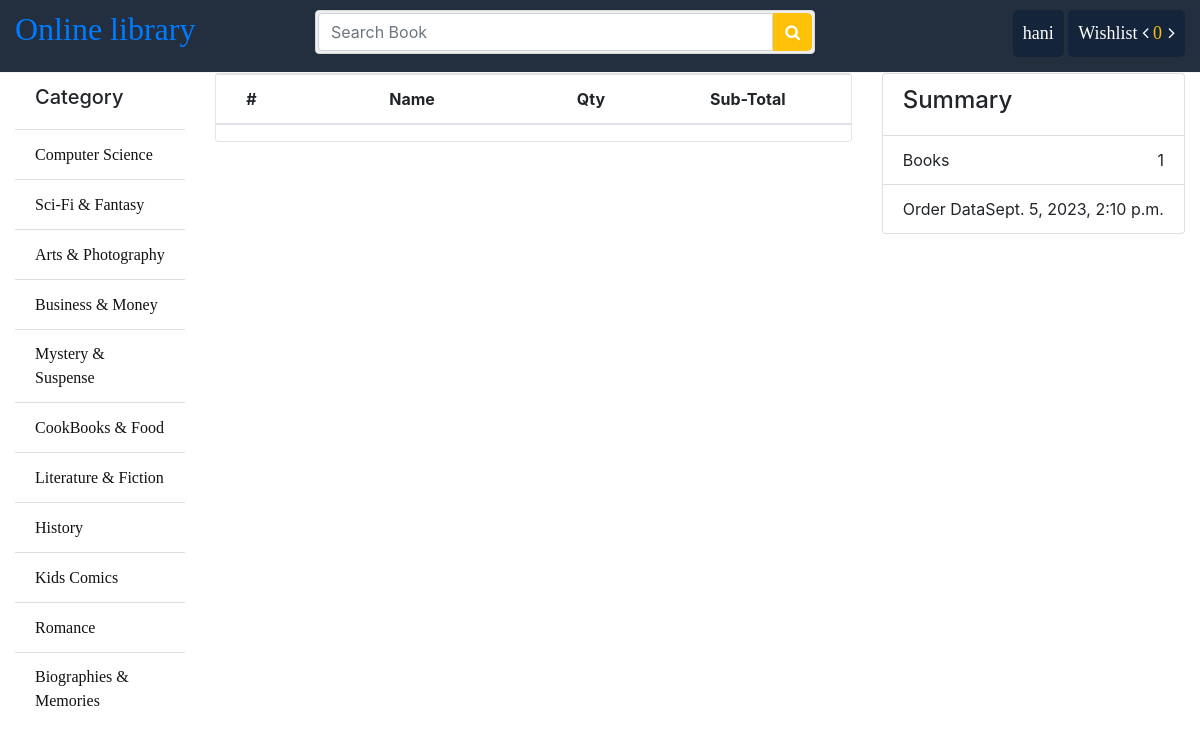
Page /order/10 (signed in) on the committed database.
### store/models.py (models this page shows, shortened)
class Category(models.Model):
	name = models.CharField(max_length = 100)
	slug = models.SlugField(max_length = 150, unique=True ,db_index=True)
	icon = models.FileField(upload_to = "category/")
	create_at = models.DateTimeField(auto_now_add = True)
	updated_at = models.DateTimeField(auto_now_add = True)

### order/models.py (models this page shows, shortened)
class Order(models.Model):
	customer = models.ForeignKey(User, on_delete = models.CASCADE)
	name = models.CharField(max_length=30)
	email = models.EmailField()
	phone = models.CharField(max_length=16)
	address = models.CharField(max_length=150)
	division = models.CharField(max_length=20)
	district = models.CharField(max_length=30)
	zip_code = models.CharField(max_length=30)
	totalbook = models.IntegerField()
	created = models.DateTimeField(auto_now_add=True)
	updated = models.DateTimeField(auto_now=True)
	class Meta:
		ordering = ('-created', )

### order/views.py (the view)
# urls.py: path('<int:id>', views.order_details, name="order_details"),
def order_details(request, id):
	order_summary = get_object_or_404(Order, id=id)
	if order_summary.customer_id != request.user.id:
		return redirect('store:index')
	orderedItem = OrderItem.objects.filter(order_id=id)
	context = {
		"o_summary": order_summary,
		"o_item": orderedItem
	}
	return render(request, 'order/details.html', context)

### cart/cart.py (called while the page is built)
    def __len__(self):
        return sum(item['quantity'] for item in self.cart.values())

### store/context_processors.py (called while the page is built)
def sidebar(request):
	categories = Category.objects.all()
	context = {
		"cat":categories
	}
	return context

def cart(request):
	cart = Cart(request)
	context = {
		"cart": cart
	}
	return context

### order/templates/order/details.html (shortened to what this page needs)
{% extends 'store/base.html' %}
{% load static %}
{% load customfunction %}
{% block container %}
			<div class="row">
				<div class="col-sm-8">
					<div class="cart_info">
					    <table class="table table-hover">
					        <thead class="text-center">
					            <tr>
					                <th scope="col">#</th>
					                <th scope="col" style="width: 250px">Name</th>
					                <th scope="col" >Qty</th>
					                <th scope="col"> Sub-Total</th>
					            </tr>
					        </thead>
					    </table>
					</div>
				</div>
				<div class="col-sm-4">
					<ul class="list-group">
						<li class="list-group-item d-flex justify-content-between align-items-center"><h4>Summary</h4></li>
						<li class="list-group-item d-flex justify-content-between align-items-center">Books<span>{{ o_summary.totalbook }}</span></li>
						<li class="list-group-item d-flex justify-content-between align-items-center">Order Data<span>{{ o_summary.created }}</span></li>
					</ul>
				</div>
			</div>
		{% endblock %}

### store/templates/store/bin/header.html (shortened to what this page needs)
{% load static %}
<div class="header-top">
	<div class="container-fluid">
		<div class="row">
			<div class="col-sm-3">
				<div class="pull-left">
					<a href="{% url 'store:index' %}"><h2>Online library</h2> </a>
				</div>
			</div>
			<div class="col-sm-5">
				<form action="{% url 'search:search' %}" method="GET">
					<div class="input-group search_box">
						<input type="text" class="form-control" placeholder="Search Book" name="q" value="{{search}}">
						<button class="btn btn-primary" type="submit"><i class="fa fa-search"></i></button>
					</div>
				</form>
			</div>
			<div class="col-sm-4">
				<div class="pull-right">
					<ul class="navbar-nav">
						{% if request.user.is_authenticated %}
					    <li class="dropdown profile"><a href="#">{{ request.user.username }}</a>
					    </li>
					    <li class="cart">
					    	<a href="{% url 'cart:cart_details' %}">Wishlist <i class="fa fa-angle-left"></i>
					    		<span class="totalcart" id="gettotalcart"> {{ cart|length }} </span>
					    		<i class="fa fa-angle-right"></i>
					    	</a>
					    </li>
					    {% endif %}
					</ul>
				</div>
			</div>
		</div>
	</div>
</div>

### store/templates/store/bin/sidebar.html
			<ul class="list-group list-group-flush">
				<li class="list-group-item"><h5>Category</h5></li>
				{% for p in cat %}
				<li class="list-group-item"><a href="{% url 'store:category' id=p.id %}">{{p.name}}</a></li>
				{% endfor %}
			</ul>

### store/static/css/style.css (style rules this page uses)
.header-top { border-bottom: 1px solid #f5f5f5; padding-top: 10px; padding-bottom: 15px; background: none repeat scroll 0 0 #232f3e; }
.search_box { padding: 2px; background-color: #efefef; border: 1px solid #d9d9d9; border-radius: 4px; position:absolute; width:100%; }
.search_box .btn.btn-primary { background:#ffc107 !important; border-color: #ffc107; border: 0 none; border-radius: 0; margin-top: 0; border-radius: 0 5px 5px 0 ; }
.navbar-nav { display: block; }
.navbar-nav li { display: inline-block; }
.navbar-nav li a { color: #fff; font-size: 18px; text-decoration: none; }
.cart, .profile { background: #14243a; padding: 10px; border-radius: 5px; }
.totalcart { color: #fac10a; margin-right:2px; }
.titleheader > h3, a { font-family: "Times New Roman", Times, serif; display: inline-block; }
ul li { list-style: none; }
.list-group li a { color: #111; }
.cart_info { border: 1px solid #E6E4DF; border-radius: 3px; margin-bottom: 20px; }

### rows in the picture
Category: name "Computer Science"
Category: name "Sci-Fi & Fantasy"
Category: name "Arts & Photography"
Category: name "Business & Money"
Category: name "Mystery & Suspense"
Category: name "CookBooks & Food"
Category: name "Literature & Fiction"
Category: name "History"
Category: name "Kids Comics"
Category: name "Romance"
Category: name "Biographies & Memories"
Order: totalbook "1", created "Sept. 5, 2023, 2:10 p.m."

### other values in the picture
{{ request.user.username }} "hani"
{{ cart|length }} "0"
